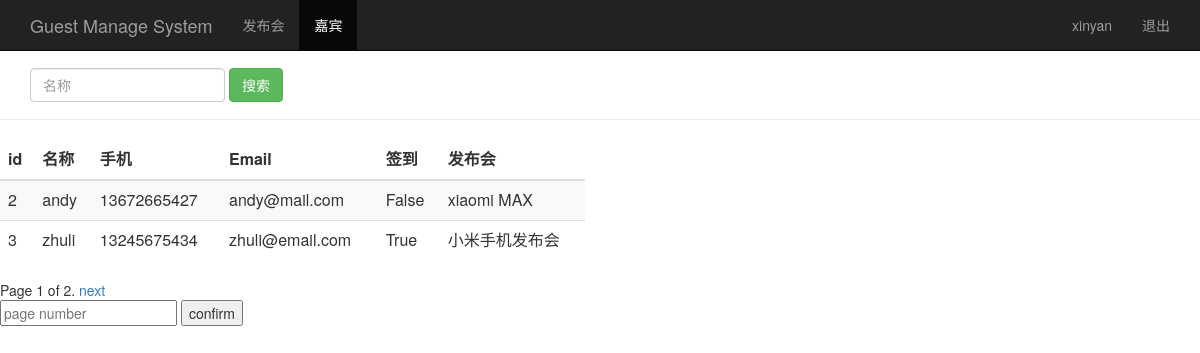
The page /guest_manage/ (signed in) on the database its author committed.
### sign/models.py (models this page shows, shortened)
class Guest(models.Model):
    event = models.ForeignKey(Event) # 关联发布会id
    realname = models.CharField(max_length=64) # 姓名
    phone = models.CharField(max_length=16) # 手机号
    email = models.EmailField() # 邮箱
    sign = models.BooleanField() # 签到状态
    create_time = models.DateTimeField(auto_now=True) # 创建时间（自动获取当前时间）
    class Meta:
        unique_together = ("event", "phone")

class Event(models.Model):
    name = models.CharField(max_length=100) # 发布会标题
    limit = models.IntegerField() # 参加人数
    status = models.BooleanField() # 状态
    address = models.CharField(max_length=200) # 地址
    start_time = models.DateTimeField('events time') # 发布会时间
    create_time = models.DateTimeField(auto_now=True) # 创建时间（自动获取当前时间）
    def __str__(self):
        return self.name

### sign/views.py (the view)
# urls.py: url(r'^guest_manage/$',views.guest_manage),
@login_required
def guest_manage(request):
    guest_list = Guest.objects.all()
    username = request.session.get('user', '')
    paginator = Paginator(guest_list, 2)
    page = request.GET.get('page','')
    try:
        contacts = paginator.page(page)
    except PageNotAnInteger:
        contacts = paginator.page(1)
    except EmptyPage:
        contacts = paginator.page(paginator.num_pages)
    return render(request, "guest_manage.html", {"user": username,
                                                "guests": contacts})

### sign/templates/guest_manage.html (shortened to what this page needs)
<html lang="zh-CN">
	<head>
		{% load bootstrap3 %}
		{% bootstrap_css %}
	</head>
	<body role="document">
		<nav class="navbar navbar-inverse navbar-fixed-top">
			<div class="container">
				<div class="navbar-header">
					<a class="navbar-brand" href="/event_manage/">Guest Manage System</a>
				</div>
			<div id="navbar" class="collapse navbar-collapse">
				<ul class="nav navbar-nav">
					<li><a href="/event_manage/">发布会</a></li>
					<li class="active"><a href="#">嘉宾</a></li>
				</ul>
				<ul class="nav navbar-nav navbar-right">
					<li><a href="#">{{user}}</a></li>
					<li><a href="/logout/">退出</a></li>
				</ul>
			</div>
			</div>
		</nav>
		<br>
		<div class="page-header">
			<div id="navbar" class="navbar-collapse collapse">
				<form class="navbar-form" method="get" action="/search_realname/">
					<div class="form-group">
						<input name="name" type="text" placeholder="名称" class="form-control">
					</div>
					<button type="submit" class="btn btn-success">搜索</button>
				</form>
			</div>
		</div>
		<div class="row">
			<div class="col-md-6">
				<table class="table table-striped">
					<thead>
						<tr>
							<th>id</th><th>名称</th><th>手机</th><th>Email</th><th>签到</th><th>发布会</th>
						</tr>
					</thead>
					<tbody>
						{% for guest in guests %}
							<tr>
								<td>{{ guest.id }}</td>
								<td>{{ guest.realname }}</td>
								<td>{{ guest.phone }}</td>
								<td>{{ guest.email }}</td>
								<td>{{ guest.sign }}</td>
								<td>{{ guest.event }}</td>
							</tr>
						{% endfor %}
					</tbody>
				</table>
			</div>
		</div>
		<div class="pagination-right">
			<span class="step-links">
			<span class="current">
				Page {{ guests.number }} of {{ guests.paginator.num_pages }}.
			</span>
				{% if guests.has_next %}
					<a href="?page={{ guests.next_page_number }}">next</a>
				{% endif %}
			</span>
			<form method="get" action="/guest_manage/">
			<input name="page" type="text" placeholder="page number">
			<button id ="btn" type="submit">confirm</button>
			<br>
			</form>
		</div>
	</body>
</html>

### rows shown on the page
Guest: id "2", realname "andy", phone "13672665427", email "andy@mail.com", sign "False", event "xiaomi MAX"
Guest: id "3", realname "zhuli", phone "13245675434", email "zhuli@email.com", sign "True", event "小米手机发布会"

### other values the page prints
{{ user }} "xinyan"
{{ guests.number }} "1"
{{ guests.paginator.num_pages }} "2"
